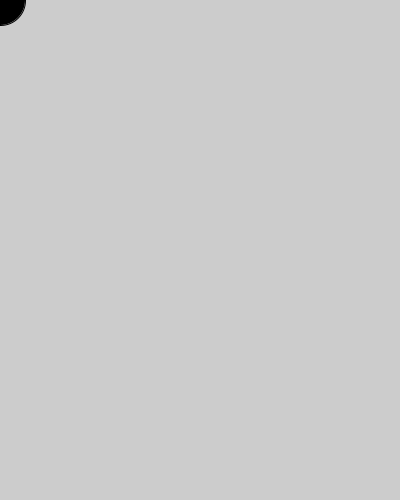
Frame 1 (no input)
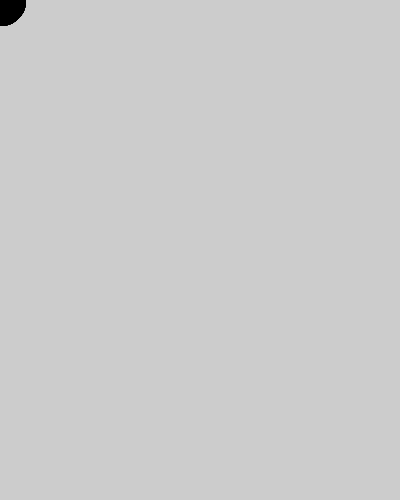
Frame 60 (the mouse pressed at the canvas centre just before this capture)
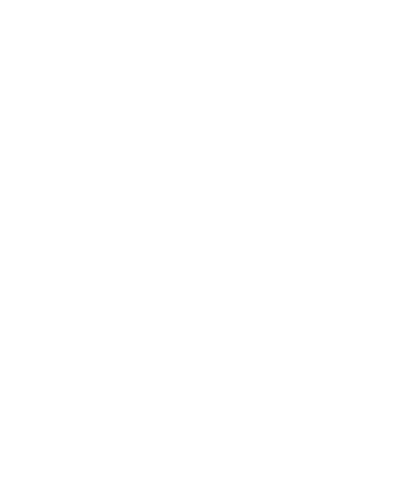
Frame 120 (the mouse held since frame 60 and released just before this capture)

The Processing sketch that drew these frames (run headless with seeded random() and noise(); from frame 60 on, the mouse is pressed at the canvas centre):

// Processing sketch: processing_87912
// ── processing_87912.pde

void setup()
{
    size(400,500);
    smooth();
}
void draw()
{
    if(mousePressed)
    {
       background(255);
    }
    else
    {
      fill(mouseX-100, mouseY-200, (mouseX+mouseY)/2);
      ellipse(mouseX,mouseY,50,50);
    }
}
